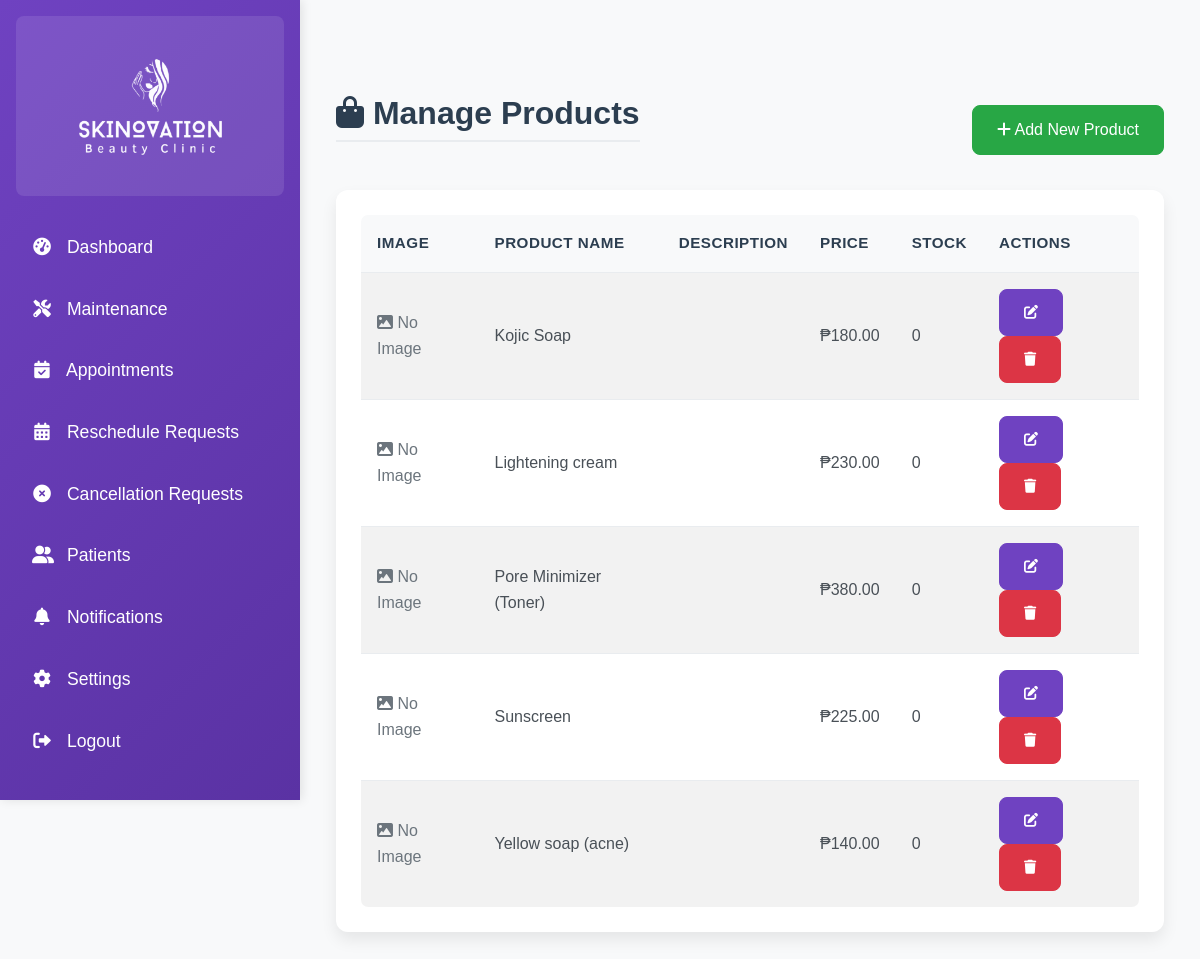
The page /admin/manage_products.php (signed in) on the database as committed earlier.
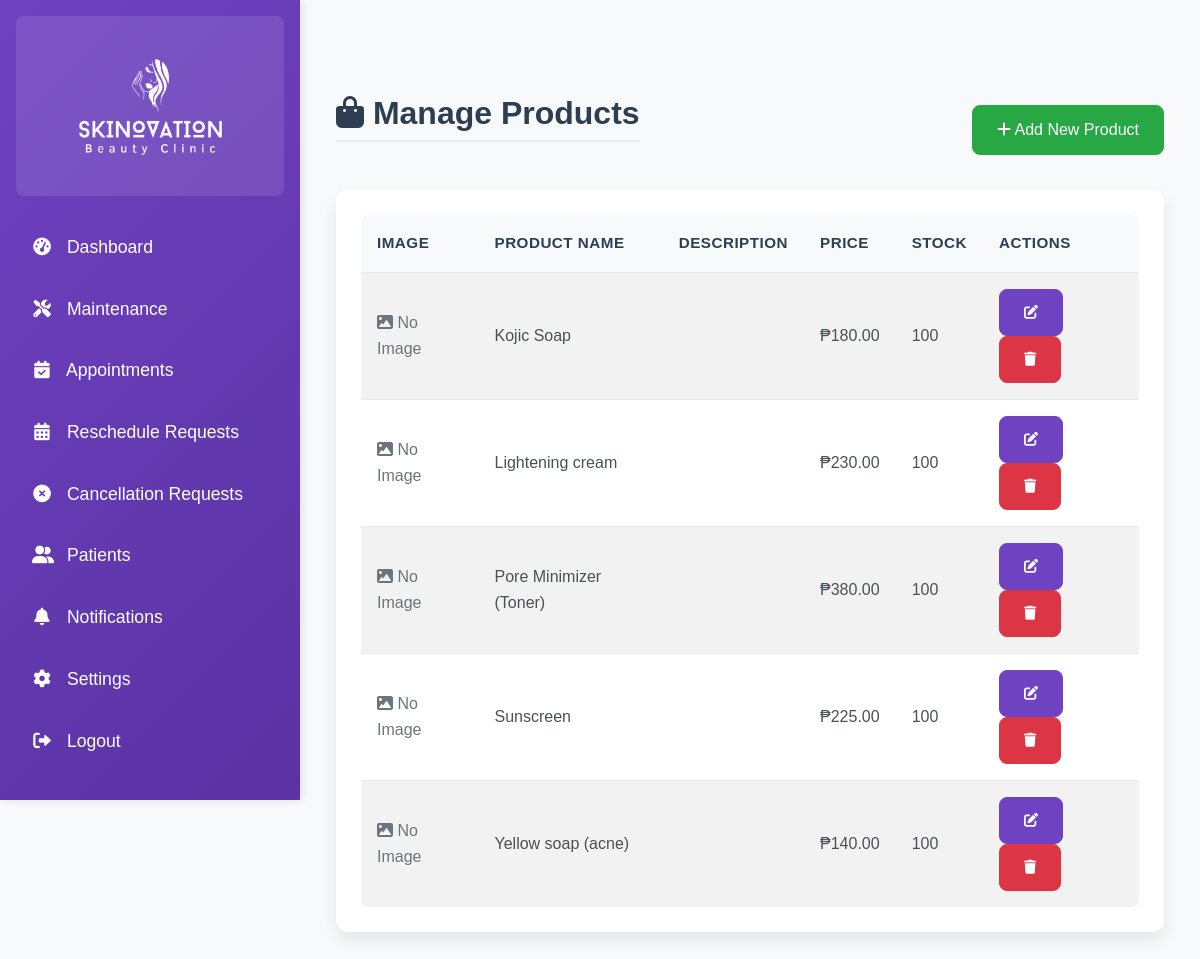
The same page on the database as committed later.
### tables this page shows
CREATE TABLE `products` (
  `product_id` int NOT NULL,
  `product_name` varchar(255) NOT NULL,
  `description` text,
  `price` decimal(10,2) NOT NULL,
  `stock` int NOT NULL DEFAULT '0',
  `created_at` datetime DEFAULT CURRENT_TIMESTAMP,
  `updated_at` datetime DEFAULT CURRENT_TIMESTAMP ON UPDATE CURRENT_TIMESTAMP,
  `product_image` varchar(255) DEFAULT NULL
);

### admin/manage_products.php (the view, shortened to what this page needs)
<?php
include '../config.php';
$stmt = $conn->query("SELECT * FROM products ORDER BY product_name");
$products = $stmt->fetchAll(PDO::FETCH_ASSOC);
?>
<!DOCTYPE html>
<html lang="en">
<head>
    <link href="https://cdn.jsdelivr.net/npm/bootstrap@5.3.0/dist/css/bootstrap.min.css" rel="stylesheet">
    <link href="https://cdnjs.cloudflare.com/ajax/libs/font-awesome/6.0.0-beta3/css/all.min.css" rel="stylesheet">
    <link href="../assets/css/admin.css" rel="stylesheet">
    <link href="../assets/css/style.css" rel="stylesheet">
</head>
<body>
<div class="d-flex">
    <?php include 'admin_sidebar.php'; ?>
    <div class="content p-4">
        <div class="container-fluid">
            <div class="d-flex justify-content-between align-items-center mb-4">
                <h1><i class="fas fa-shopping-bag"></i> Manage Products</h1>
                <button type="button" class="btn btn-success" data-bs-toggle="modal" data-bs-target="#addProductModal">
                    <i class="fas fa-plus"></i> Add New Product
                </button>
            </div>
            <div class="card">
                <div class="card-body">
                    <div class="table-responsive">
                        <table class="table table-striped">
                            <thead>
                                <tr>
                                    <th>Image</th>
                                    <th>Product Name</th>
                                    <th>Description</th>
                                    <th>Price</th>
                                    <th>Stock</th>
                                    <th>Actions</th>
                                </tr>
                            </thead>
                            <tbody>
                                <?php foreach ($products as $product): ?>
                                <tr>
                                    <td>
                                        <?php if (!empty($product['image'])): ?>
                                            <img src="../<?php echo htmlspecialchars($product['image']); ?>" alt="Product Image" style="max-width:60px;max-height:60px;object-fit:cover;">
                                        <?php else: ?>
                                            <span class="text-muted"><i class="fas fa-image"></i> No Image</span>
                                        <?php endif; ?>
                                    </td>
                                    <td><?php echo htmlspecialchars($product['product_name']); ?></td>
                                    <td><?php echo htmlspecialchars($product['description']); ?></td>
                                    <td>₱<?php echo number_format($product['price'], 2); ?></td>
                                    <td><?php echo $product['stock']; ?></td>
                                    <td>
                                        <button type="button" class="btn btn-sm btn-primary"
                                                onclick="editProduct(<?php echo htmlspecialchars(json_encode($product)); ?>)">
                                            <i class="fas fa-edit"></i>
                                        </button>
                                        <button type="button" class="btn btn-sm btn-danger"
                                                onclick="deleteProduct(<?php echo $product['product_id']; ?>)">
                                            <i class="fas fa-trash"></i>
                                        </button>
                                    </td>
                                </tr>
                                <?php endforeach; ?>
                            </tbody>
                        </table>
                    </div>
                </div>
            </div>
        </div>
    </div>
</div>
</body>
</html>

Rows that differ between the two databases and show on the page:
changed products "Kojic Soap": stock "0" → "100"
changed products "Lightening cream": stock "0" → "100"
changed products "Pore Minimizer (Toner)": stock "0" → "100"
changed products "Sunscreen": stock "0" → "100"
changed products "Yellow soap (acne)": stock "0" → "100"
